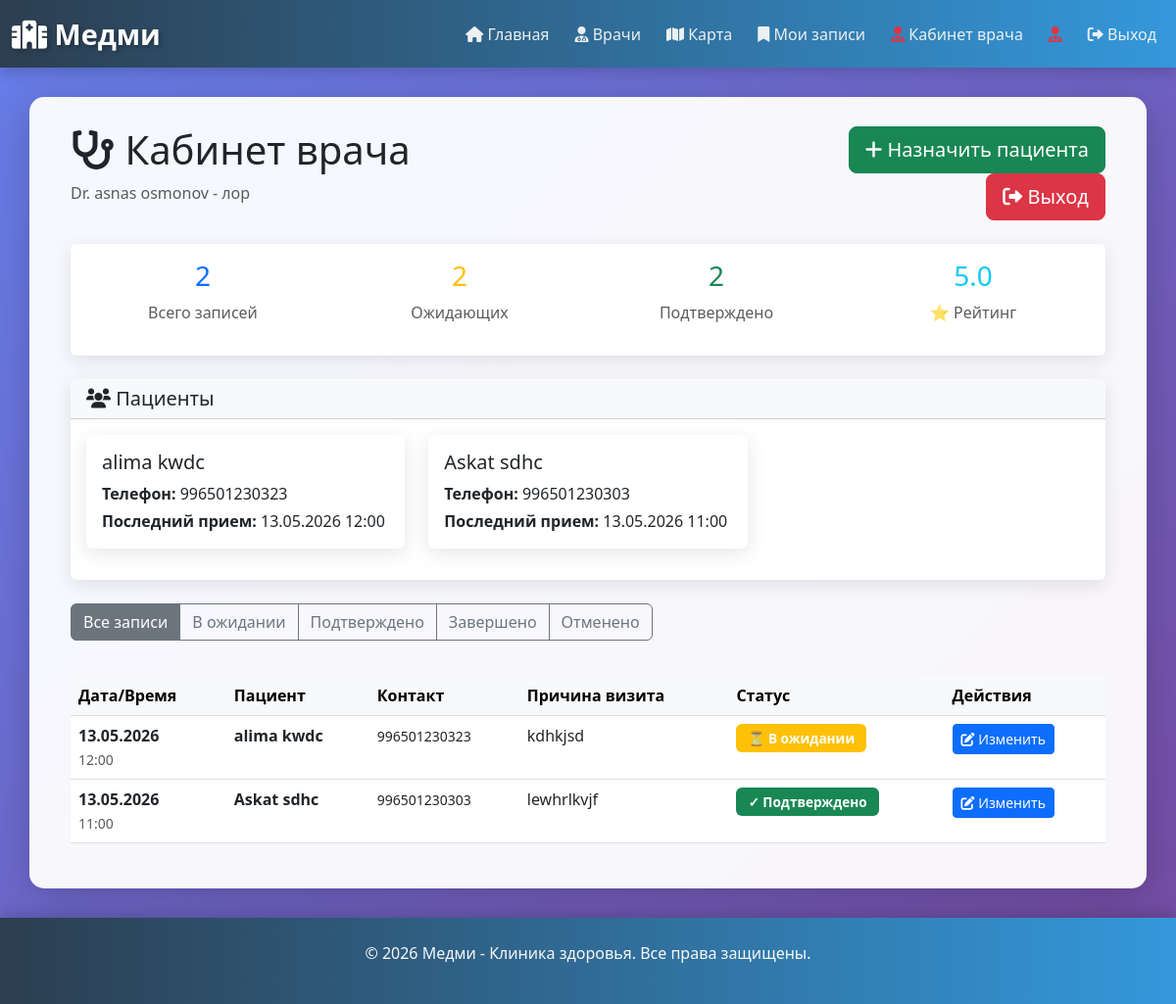
The page /doctors/dashboard/ (signed in) on the database its author committed.
### doctors/models.py (models this page shows, shortened)
class Doctor(models.Model):
    user = models.OneToOneField(User, on_delete=models.CASCADE, related_name='doctor_profile', null=True, blank=True)
    first_name = models.CharField(max_length=100)
    last_name = models.CharField(max_length=100)
    specialization = models.CharField(max_length=100)
    phone = models.CharField(max_length=15)
    email = models.EmailField()
    license_number = models.CharField(max_length=50, unique=True)
    photo_url = models.URLField(blank=True, null=True)
    is_featured = models.BooleanField(default=False)
    address = models.CharField(max_length=255, blank=True, null=True)
    latitude = models.FloatField(blank=True, null=True)
    longitude = models.FloatField(blank=True, null=True)
    start_time = models.TimeField(default="09:00", help_text="Время начала приёма")
    end_time = models.TimeField(default="18:00", help_text="Время окончания приёма")
    appointment_duration = models.IntegerField(default=30, help_text="Длительность приёма в минутах")
    def get_average_rating(self):
        reviews = self.reviews.all()
        if reviews:
            return round(sum([r.rating for r in reviews]) / len(reviews), 1)
        return 0

class Review(models.Model):
    RATING_CHOICES = [
        (5, '⭐⭐⭐⭐⭐ Отлично'),
        (4, '⭐⭐⭐⭐ Хорошо'),
        (3, '⭐⭐⭐ Нормально'),
        (2, '⭐⭐ Плохо'),
        (1, '⭐ Очень плохо'),
    ]
    doctor = models.ForeignKey(Doctor, on_delete=models.CASCADE, related_name='reviews')
    patient_name = models.CharField(max_length=150)
    patient_email = models.EmailField()
    rating = models.IntegerField(choices=RATING_CHOICES)
    comment = models.TextField()
    created_at = models.DateTimeField(auto_now_add=True)
    is_verified = models.BooleanField(default=False)
    class Meta:
        ordering = ['-created_at']

class DoctorBooking(models.Model):
    STATUS_CHOICES = [
        ('pending', 'В ожидании'),
        ('confirmed', 'Подтверждено'),
        ('completed', 'Завершено'),
        ('cancelled', 'Отменено'),
    ]
    doctor = models.ForeignKey(Doctor, on_delete=models.CASCADE, related_name='bookings')
    patient_name = models.CharField(max_length=150)
    patient_email = models.EmailField()
    patient_phone = models.CharField(max_length=15)
    appointment_date = models.DateTimeField()
    reason = models.TextField()
    status = models.CharField(max_length=20, choices=STATUS_CHOICES, default='pending')
    notes = models.TextField(blank=True, null=True)
    created_at = models.DateTimeField(auto_now_add=True)
    class Meta:
        ordering = ['-appointment_date']
        unique_together = ['doctor', 'appointment_date', 'status']

### doctors/views.py (the view)
# urls.py: path('dashboard/', views.doctor_dashboard, name='doctor_dashboard'),
@login_required(login_url='doctor_login')
def doctor_dashboard(request):
    try:
        doctor = Doctor.objects.get(user=request.user)
    except Doctor.DoesNotExist:
        return redirect('doctor_list')
    bookings = DoctorBooking.objects.filter(doctor=doctor).order_by('-appointment_date')
    unique_patients = []
    seen = set()
    for booking in bookings:
        key = (booking.patient_name, booking.patient_phone)
        if key not in seen:
            seen.add(key)
            unique_patients.append({
                'name': booking.patient_name,
                'phone': booking.patient_phone,
                'last_visit': booking.appointment_date,
                'status': booking.get_status_display(),
            })
    status_filter = request.GET.get('status', '')
    if status_filter:
        bookings = bookings.filter(status=status_filter)
    context = {
        'doctor': doctor,
        'bookings': bookings,
        'patients': unique_patients,
        'status_filter': status_filter,
        'status_choices': DoctorBooking.STATUS_CHOICES,
    }
    return render(request, 'doctors/doctor_dashboard.html', context)

### doctors/templates/doctors/doctor_dashboard.html (shortened to what this page needs)
{% extends 'base.html' %}
{% block content %}
<div class="container-fluid">
    <div class="row mb-4">
        <div class="col-md-8">
            <h1>
                <i class="fas fa-stethoscope"></i> Кабинет врача
            </h1>
            <p class="text-muted">
                Dr. {{ doctor.first_name }} {{ doctor.last_name }} - {{ doctor.specialization }}
            </p>
        </div>
        <div class="col-md-4 text-end">
            <a href="{% url 'create_booking' %}" class="btn btn-success btn-lg">
                <i class="fas fa-plus"></i> Назначить пациента
            </a>
            <a href="{% url 'doctor_logout' %}" class="btn btn-danger btn-lg">
                <i class="fas fa-sign-out-alt"></i> Выход
            </a>
        </div>
    </div>
    <div class="row mb-4">
        <div class="col-md-12">
            <div class="card">
                <div class="card-body">
                    <div class="row">
                        <div class="col-md-3">
                            <div class="text-center">
                                <h3 class="text-primary">{{ bookings.count }}</h3>
                                <p class="text-muted">Всего записей</p>
                            </div>
                        </div>
                        <div class="col-md-3">
                            <div class="text-center">
                                <h3 class="text-warning">
                                    {{ bookings|dictsort:"status"|length }}
                                </h3>
                                <p class="text-muted">Ожидающих</p>
                            </div>
                        </div>
                        <div class="col-md-3">
                            <div class="text-center">
                                <h3 class="text-success">
                                    {{ bookings|dictsort:"status"|length }}
                                </h3>
                                <p class="text-muted">Подтверждено</p>
                            </div>
                        </div>
                        <div class="col-md-3">
                            <div class="text-center">
                                <h3 class="text-info">{{ doctor.get_average_rating }}</h3>
                                <p class="text-muted">⭐ Рейтинг</p>
                            </div>
                        </div>
                    </div>
                </div>
            </div>
        </div>
    </div>
    <div class="row mb-4">
        <div class="col-md-12">
            <div class="card">
                <div class="card-header bg-light">
                    <h5 class="mb-0"><i class="fas fa-users"></i> Пациенты</h5>
                </div>
                <div class="card-body">
                    {% if patients %}
                        <div class="row">
                            {% for patient in patients %}
                                <div class="col-md-4 mb-3">
                                    <div class="card h-100 border-secondary">
                                        <div class="card-body">
                                            <h5 class="card-title">{{ patient.name }}</h5>
                                            <p class="card-text mb-1"><strong>Телефон:</strong> {{ patient.phone }}</p>
                                            <p class="card-text"><strong>Последний прием:</strong> {{ patient.last_visit|date:"d.m.Y H:i" }}</p>
                                        </div>
                                    </div>
                                </div>
                            {% endfor %}
                        </div>
                    {% else %}
                        <div class="alert alert-info mb-0">
                            Нет пациентов в записях.
                        </div>
                    {% endif %}
                </div>
            </div>
        </div>
    </div>
    <div class="row mb-3">
        <div class="col-md-12">
            <div class="btn-group" role="group">
                <a href="{% url 'doctor_dashboard' %}" class="btn btn-outline-secondary {% if not status_filter %}active{% endif %}">
                    Все записи
                </a>
                {% for status_code, status_label in status_choices %}
                    <a href="?status={{ status_code }}" class="btn btn-outline-secondary {% if status_filter == status_code %}active{% endif %}">
                        {{ status_label }}
                    </a>
                {% endfor %}
            </div>
        </div>
    </div>
    <div class="row">
        <div class="col-md-12">
            {% if bookings %}
                <div class="table-responsive">
                    <table class="table table-hover">
                        <thead class="table-light">
                            <tr>
                                <th>Дата/Время</th>
                                <th>Пациент</th>
                                <th>Контакт</th>
                                <th>Причина визита</th>
                                <th>Статус</th>
                                <th>Действия</th>
                            </tr>
                        </thead>
                        <tbody>
                            {% for booking in bookings %}
                                <tr>
                                    <td>
                                        <strong>{{ booking.appointment_date|date:"d.m.Y" }}</strong><br>
                                        <small class="text-muted">{{ booking.appointment_date|time:"H:i" }}</small>
                                    </td>
                                    <td>
                                        <strong>{{ booking.patient_name }}</strong>
                                    </td>
                                    <td>
                                        <small>
                                             {{ booking.patient_phone }}
                                        </small>
                                    </td>
                                    <td>{{ booking.reason }}</td>
                                    <td>
                                        {% if booking.status == 'pending' %}
                                            <span class="badge bg-warning">⏳ {{ booking.get_status_display }}</span>
                                        {% elif booking.status == 'confirmed' %}
                                            <span class="badge bg-success">✓ {{ booking.get_status_display }}</span>
                                        {% elif booking.status == 'completed' %}
                                            <span class="badge bg-info">✓ {{ booking.get_status_display }}</span>
                                        {% else %}
                                            <span class="badge bg-danger">✗ {{ booking.get_status_display }}</span>
                                        {% endif %}
                                    </td>
                                    <td>
                                        <button class="btn btn-sm btn-primary" data-bs-toggle="modal"
                                                data-bs-target="#statusModal{{ booking.pk }}">
                                            <i class="fas fa-edit"></i> Изменить
                                        </button>
                                    </td>
                                </tr>
                            {% endfor %}
                        </tbody>
                    </table>
                </div>
            {% else %}
                <div class="alert alert-info text-center">
                    <i class="fas fa-info-circle"></i> Нет записей
                </div>
            {% endif %}
        </div>
    </div>
</div>
{% endblock %}

### hospital/templates/base.html (style rules this page uses)
* { margin: 0; padding: 0; box-sizing: border-box; }
body { font-family: 'Segoe UI', Tahoma, Geneva, Verdana, sans-serif; background: linear-gradient(135deg, #667eea 0%, #764ba2 100%); min-height: 100vh; }
.card { border: none; box-shadow: 0 5px 20px rgba(0, 0, 0, 0.1); transition: all 0.3s ease; }
.table { margin-top: 20px; }
.badge { padding: 8px 12px; font-size: 0.85rem; }

### rows shown on the page
Doctor: first_name "asnas", last_name "osmonov", specialization "лор", get_average_rating "5.0"
DoctorBooking: name "alima kwdc", phone "996501230323", last_visit "13.05.2026 12:00", appointment_date "13.05.2026", appointment_date "12:00", patient_name "alima kwdc", patient_phone "996501230323", reason "kdhkjsd", status "В ожидании"
DoctorBooking: name "Askat sdhc", phone "996501230303", last_visit "13.05.2026 11:00", appointment_date "13.05.2026", appointment_date "11:00", patient_name "Askat sdhc", patient_phone "996501230303", reason "lewhrlkvjf", status "Подтверждено"

### other values the page prints
{{ bookings.count }} "2"
{{ bookings|dictsort:"status"|length }} "2"
{{ status_label }} "В ожидании" "Подтверждено" "Завершено" "Отменено"
